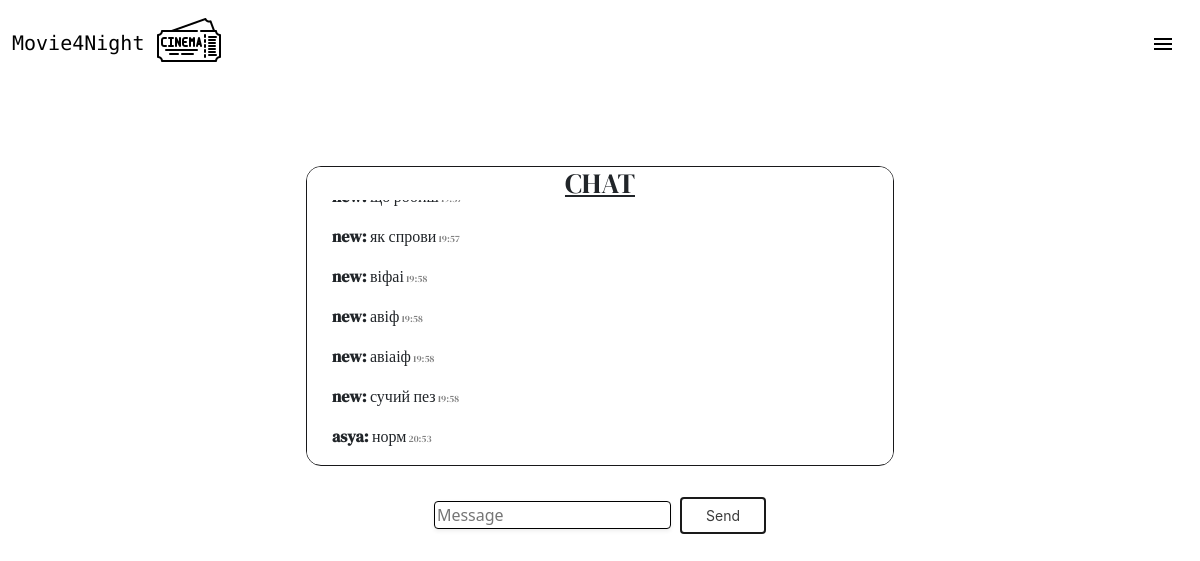
/chat (signed in), run on an earlier commit of the app's database.
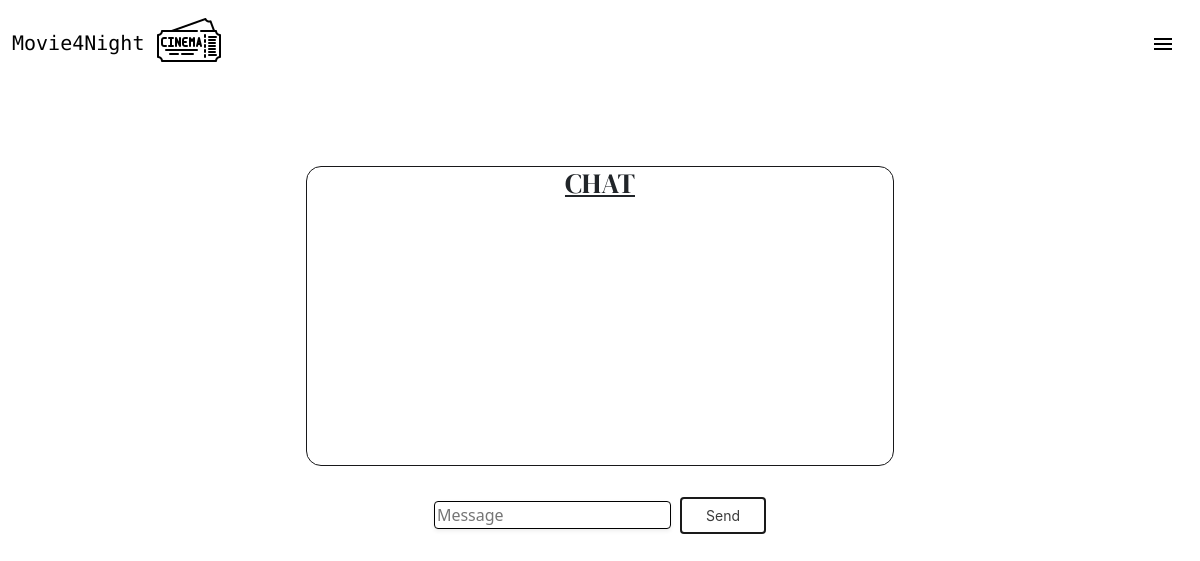
And on a later commit of the database.
### tables this page shows
CREATE TABLE chat (id INTEGER PRIMARY KEY AUTOINCREMENT, sendername TEXT, message TEXT, time DATE);

### app.py (the view)
@app.route('/chat', methods=["GET", "POST"])
@login_required
def message():
    if request.method == "POST":
        if not request.form.get("message"):
            return redirect("/chat")
        if len(request.form.get("message")) > 255:
            return redirect("/chat")
        if db.execute("SELECT COUNT(id) FROM chat")[0]["COUNT(id)"] > 75:
            db.execute("DELETE FROM chat WHERE id IN (SELECT id FROM chat LIMIT 10);")
        now = datetime.now().strftime("%H:%M")
        message = request.form.get('message')
        user = db.execute("SELECT username FROM users WHERE id = ?", session["user_id"])[0]['username']
        db.execute("INSERT INTO chat (sendername, message, time) VALUES (?, ?, ?)", user, message, now)
        return redirect("/chat")
    else:
        name = db.execute("SELECT username FROM users WHERE id = ?", session["user_id"])
        messages = db.execute("SELECT * FROM chat")
        return render_template('chat.html', name=name, messages=messages)

### helpers.py (called while the page is built)
def login_required(f):
    @wraps(f)
    def decorated_function(*args, **kwargs):
        if session.get("user_id") is None:
            return redirect("/login")
        return f(*args, **kwargs)
    return decorated_function

### templates/chat.html (shortened to what this page needs)
{% extends "layout.html" %}
{% block main %}
<body>
    <div id="chat">
        <h3 class="sticky-top" style="background-color: white;"><u>CHAT</u></h3>
        <div id="messages">
            {% for i in messages %}
            {% if name[0]['username'] == i['sendername'] %}
            <div class="text-break text-end">
                <p><b>{{ i["sendername"] }}:</b> {{ i ["message"] }}<small style="color: grey; font-size: 60%"> {{i["time"] }}</small></p>
            </div>
            {%else%}
            <div class="text-break text-start">
                <p><b>{{ i["sendername"] }}:</b> {{ i ["message"] }}<small style="color: grey; font-size: 60%"> {{i["time"] }}</small></p>
            </div>
            {% endif %}
            {% endfor %}
        </div>
    </div>
    <form action="/chat" method="post">
        <input type="text" id="message" name="message" placeholder="Message" class="shadow-sm bg-body rounded" autofocus
            required autocomplete="off">
        <button id="sendBtn" class="button-28">Send</button>
    </form>
</body>
{% endblock %}

### templates/layout.html (shortened to what this page needs)
<!DOCTYPE html>
<html lang="en">
<head>
  <link href="https://cdn.jsdelivr.net/npm/bootstrap@5.1.3/dist/css/bootstrap.min.css"
 rel="stylesheet">
  <link href="static/styles.css" rel="stylesheet">
  <link rel="stylesheet"
    href="https://cdnjs.cloudflare.com/ajax/libs/simple-line-icons/2.4.1/css/simple-line-icons.css" />
</head>
<body style="background-color: white;">
  <nav class="navbar fixed-top">
    <div class="container-fluid">
      <a class="navbar-brand" href="/" id="text" style="color:black">
        Movie4Night <span class="icon "><img src="static/img/movie-ticket.png" alt="ticket"
            style="position:relative; top:-5px;"></span></a>
      <button class="navbar-toggler" type="button" data-bs-toggle="offcanvas" data-bs-target="#offcanvasNavbar"
        aria-controls="offcanvasNavbar">
        <span class="material-symbols-outlined">
        </span>
      </button>
    </div>
  </nav>
  <main class="container-fluid py-5 text-center">
    {% block main %}{% endblock %}
  </main>
</body>
</html>

### static/styles.css (style rules this page uses)
.button-28 { appearance: none; background-color: transparent; border: 2px solid #1A1A1A; border-radius: 4px; box-sizing: border-box; color: #3B3B3B; cursor: pointer; display: inline-block; font-family: "Akzidenz Grotesk BQ Medium", -apple-system, BlinkMacSystemFont, sans-serif; font-size: 14px; font-weight: 400; line-height: normal; margin-left: 5px; min-height: 10px; min-width: 0; outline: none; padding: 8px 24px; text-align: center; text-decoration: none; transition: all 300ms cubic-bezier(.23, 1, 0.32, 1); user-select: none; -webkit-user-select: none; touch-action: manipulation; will-change: transform; }
#text { font-family: 'Monoton', cursive; }
a:link, #btn { color:black; }
a { text-decoration:none !important; }
#chat { background-color: white; border: #18181a 1px solid; border-radius: 15px; height: 300px; padding-left: 25px; padding-right: 25px; margin-top: 10%; margin-left: 25%; margin-right: 25%; overflow: auto; font-family: 'DM Serif Display', serif; }
#message { margin-top: 3%; border: #000 1px solid; }

What changed in the data, as far as the page shows it:
removed chat: sendername "new", message "як спрови", time "19:57"
removed chat: sendername "new", message "віфаі", time "19:58"
removed chat: sendername "new", message "авіф", time "19:58"
removed chat: sendername "new", message "авіаіф", time "19:58"
removed chat: sendername "new", message "сучий пез", time "19:58"
removed chat: sendername "asya", message "норм", time "20:53"
